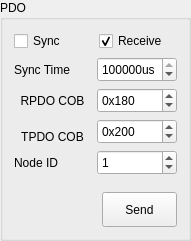
           <widget class="QGroupBox" name="groupBox_6">
            <property name="sizePolicy">
             <sizepolicy hsizetype="Minimum" vsizetype="Preferred">
              <horstretch>0</horstretch>
              <verstretch>0</verstretch>
             </sizepolicy>
            </property>
            <property name="maximumSize">
             <size>
              <width>191</width>
              <height>16777215</height>
             </size>
            </property>
            <property name="title">
             <string>PDO</string>
            </property>
            <layout class="QGridLayout" name="gridLayout_12">
             <item row="0" column="0">
              <widget class="QCheckBox" name="checkBox_sync">
               <property name="maximumSize">
                <size>
                 <width>16777215</width>
                 <height>30</height>
                </size>
               </property>
               <property name="text">
                <string>Sync</string>
               </property>
              </widget>
             </item>
             <item row="0" column="1">
              <widget class="QCheckBox" name="checkBox_pdoReceive">
               <property name="maximumSize">
                <size>
                 <width>16777215</width>
                 <height>30</height>
                </size>
               </property>
               <property name="text">
                <string>Receive</string>
               </property>
               <property name="checked">
                <bool>true</bool>
               </property>
              </widget>
             </item>
             <item row="1" column="0" colspan="2">
              <layout class="QGridLayout" name="gridLayout_9">
               <item row="0" column="0">
                <widget class="QLabel" name="rawFilterLabel_10">
                 <property name="text">
                  <string>Sync Time</string>
                 </property>
                </widget>
               </item>
               <item row="0" column="1">
                <widget class="QSpinBox" name="spinBox_syncTime">
                 <property name="minimumSize">
                  <size>
                   <width>0</width>
                   <height>25</height>
                  </size>
                 </property>
                 <property name="suffix">
                  <string>us</string>
                 </property>
                 <property name="maximum">
                  <number>999999999</number>
                 </property>
                 <property name="singleStep">
                  <number>1000</number>
                 </property>
                 <property name="value">
                  <number>500000</number>
                 </property>
                </widget>
               </item>
               <item row="1" column="0">
                <widget class="QLabel" name="rawFilterLabel_11">
                 <property name="text">
                  <string>RPDO COB</string>
                 </property>
                 <property name="alignment">
                  <set>Qt::AlignCenter</set>
                 </property>
                </widget>
               </item>
               <item row="1" column="1">
                <widget class="QSpinBox" name="spinBox_rpdoCOB">
                 <property name="minimumSize">
                  <size>
                   <width>0</width>
                   <height>25</height>
                  </size>
                 </property>
                 <property name="prefix">
                  <string>0x</string>
                 </property>
                 <property name="maximum">
                  <number>99999</number>
                 </property>
                 <property name="value">
                  <number>384</number>
                 </property>
                 <property name="displayIntegerBase">
                  <number>16</number>
                 </property>
                </widget>
               </item>
               <item row="2" column="1" rowspan="2">
                <widget class="QSpinBox" name="spinBox_tpdoCOB">
                 <property name="minimumSize">
                  <size>
                   <width>0</width>
                   <height>25</height>
                  </size>
                 </property>
                 <property name="prefix">
                  <string>0x</string>
                 </property>
                 <property name="maximum">
                  <number>99999</number>
                 </property>
                 <property name="value">
                  <number>512</number>
                 </property>
                 <property name="displayIntegerBase">
                  <number>16</number>
                 </property>
                </widget>
               </item>
               <item row="3" column="0">
                <widget class="QLabel" name="rawFilterLabel_8">
                 <property name="text">
                  <string>TPDO COB</string>
                 </property>
                 <property name="alignment">
                  <set>Qt::AlignCenter</set>
                 </property>
                </widget>
               </item>
               <item row="4" column="0">
                <widget class="QLabel" name="rawFilterLabel_9">
                 <property name="text">
                  <string>Node ID</string>
                 </property>
                </widget>
               </item>
               <item row="4" column="1">
                <widget class="QSpinBox" name="spinBox_pdonodeID">
                 <property name="minimumSize">
                  <size>
                   <width>0</width>
                   <height>25</height>
                  </size>
                 </property>
                 <property name="maximum">
                  <number>127</number>
                 </property>
                 <property name="value">
                  <number>1</number>
                 </property>
                </widget>
               </item>
              </layout>
             </item>
             <item row="2" column="0" colspan="2">
              <spacer name="verticalSpacer_2">
               <property name="orientation">
                <enum>Qt::Vertical</enum>
               </property>
               <property name="sizeHint" stdset="0">
                <size>
                 <width>20</width>
                 <height>11</height>
                </size>
               </property>
              </spacer>
             </item>
             <item row="3" column="0" colspan="2">
              <layout class="QHBoxLayout" name="horizontalLayout_5">
               <item>
                <spacer name="horizontalSpacer_2">
                 <property name="orientation">
                  <enum>Qt::Horizontal</enum>
                 </property>
                 <property name="sizeHint" stdset="0">
                  <size>
                   <width>107</width>
                   <height>20</height>
                  </size>
                 </property>
                </spacer>
               </item>
               <item>
                <widget class="QPushButton" name="pushButton_pdoSend">
                 <property name="sizePolicy">
                  <sizepolicy hsizetype="Minimum" vsizetype="Fixed">
                   <horstretch>0</horstretch>
                   <verstretch>0</verstretch>
                  </sizepolicy>
                 </property>
                 <property name="minimumSize">
                  <size>
                   <width>75</width>
                   <height>35</height>
                  </size>
                 </property>
                 <property name="maximumSize">
                  <size>
                   <width>16777215</width>
                   <height>35</height>
                  </size>
                 </property>
                 <property name="text">
                  <string>Send</string>
                 </property>
                </widget>
               </item>
              </layout>
             </item>
            </layout>
           </widget>
